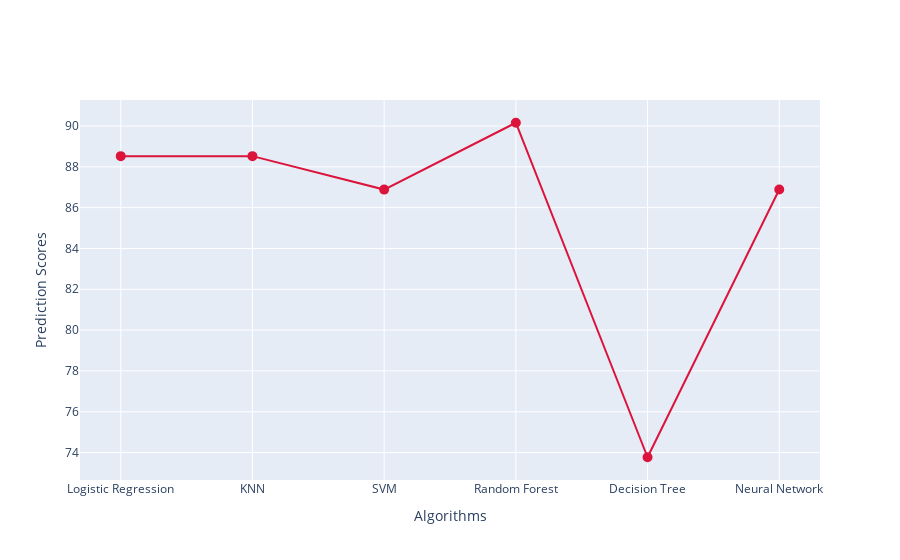

Notebook cell for this chart:
### Code cell
scores=[lr_acc,knn_acc,svm_acc,score_rf,dt_acc,score_nn]
AlgorthmsName=["Logistic Regression","KNN","SVM","Random Forest","Decision Tree", "Neural Network"]
trace = go.Scatter(
    x = AlgorthmsName,
    y= scores,
    name='Algortms Name',
    marker =dict(color='crimson',
               line =dict(color='crimson',width=4)),
)
data = [trace]
layout = go.Layout(barmode = "group",
                  xaxis= dict(title= 'Algorithms',ticklen= 5,zeroline= False),
              yaxis= dict(title= 'Prediction Scores',ticklen= 5,zeroline= False))
fig = go.Figure(data = data, layout = layout)
iplot(fig)

### Figure 1 — Plotly figure (JSON) as saved in the notebook; plotly's stock layout.template omitted (floating-point values rounded to 4 significant figures)
{"data": [{"marker": {"color": "crimson", "line": {"color": "crimson", "width": 4}}, "name": "Algortms Name", "type": "scatter", "x": ["Logistic Regression", "KNN", "SVM", "Random Forest", "Decision Tree", "Neural Network"], "y": [88.52, 88.52, 86.89, 90.16, 73.77, 86.89]}], "layout": {"barmode": "group", "xaxis": {"ticklen": 5, "title": {"text": "Algorithms"}, "zeroline": false}, "yaxis": {"ticklen": 5, "title": {"text": "Prediction Scores"}, "zeroline": false}}}
